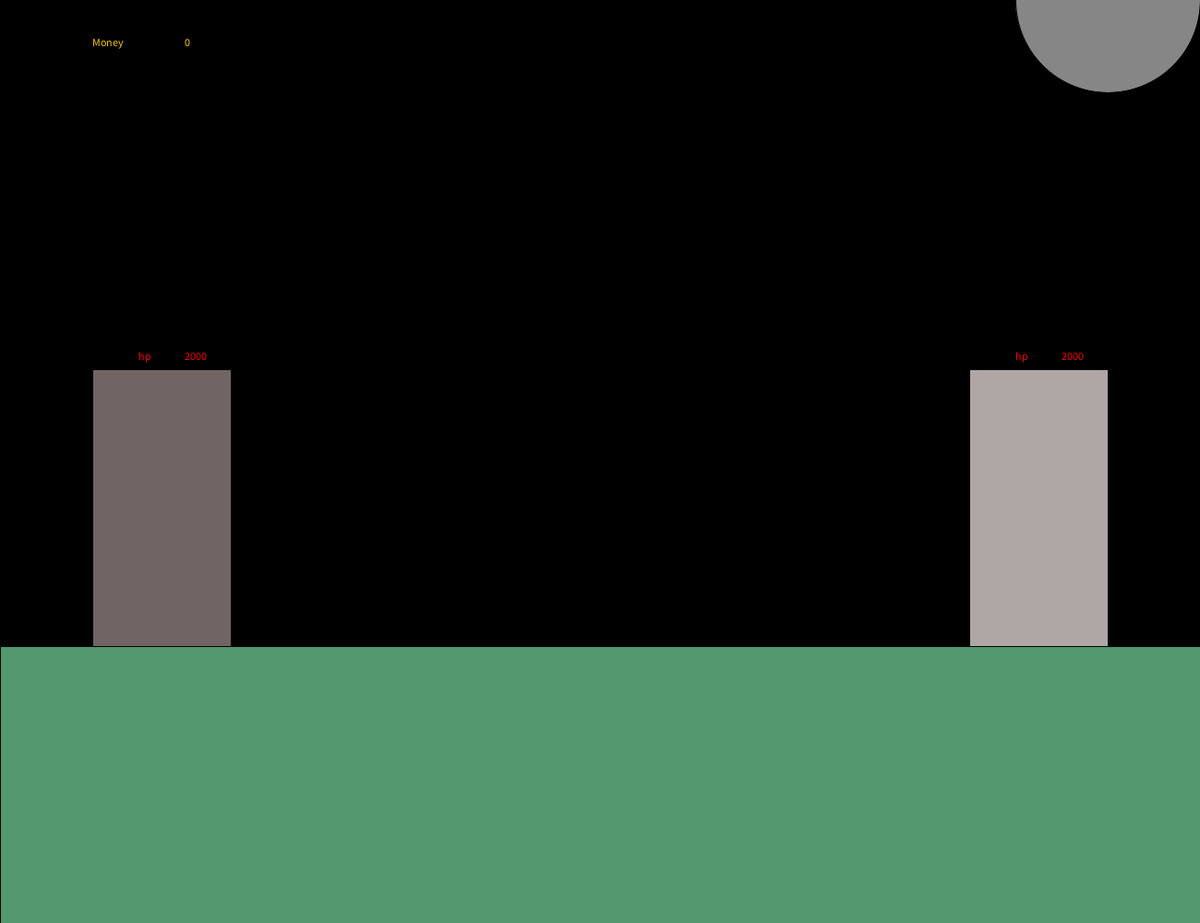
Frame 1 (no input)
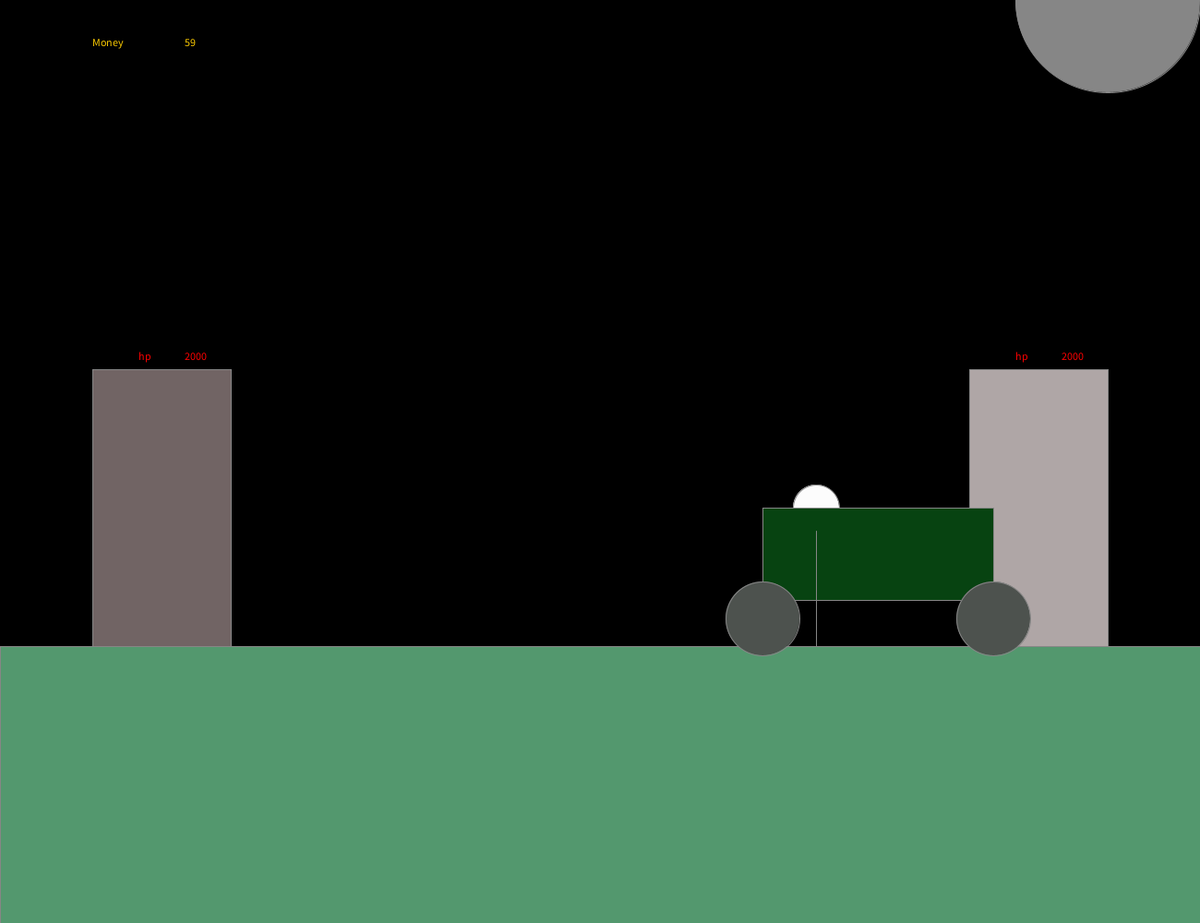
Frame 60 (the mouse pressed at the canvas centre just before this capture)
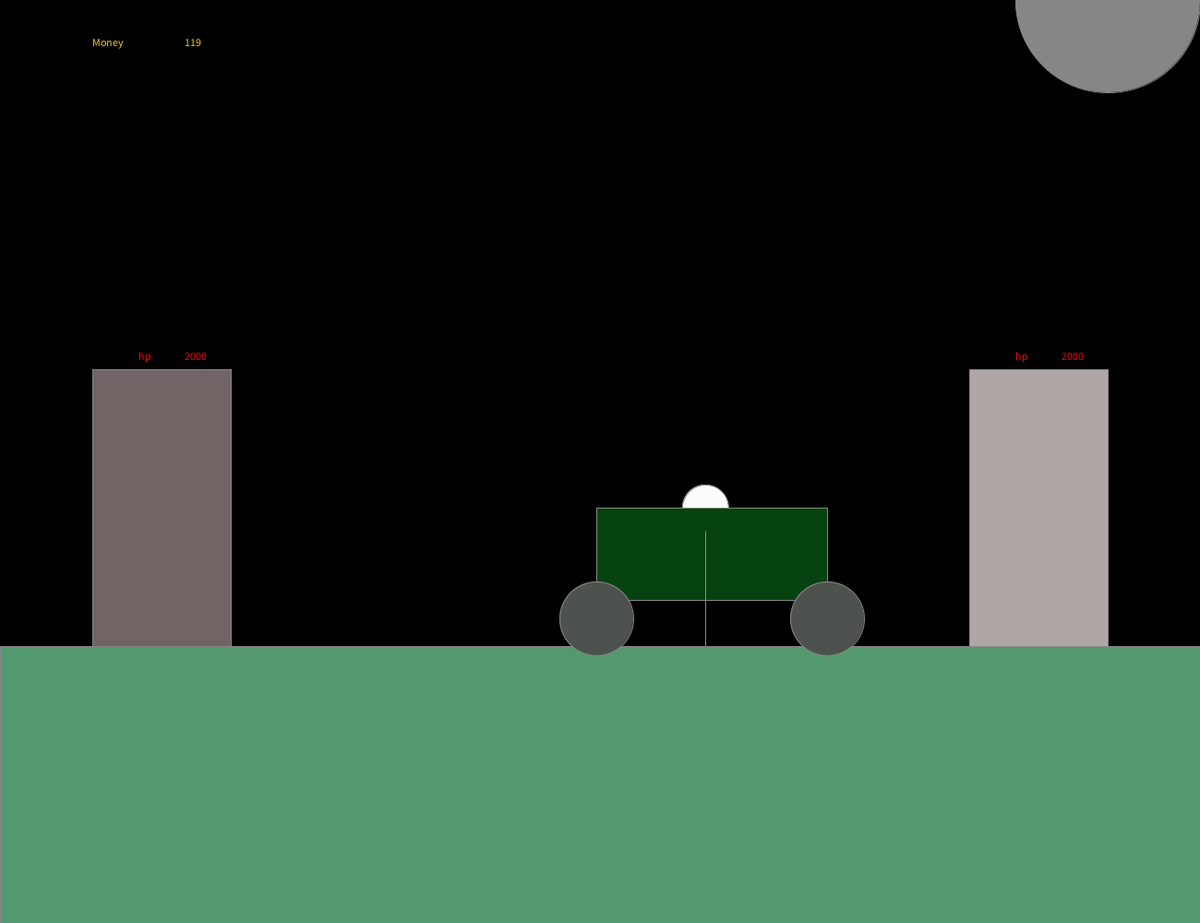
Frame 120 (the mouse held since frame 60 and released just before this capture)

The Processing sketch that drew these frames (run headless with seeded random() and noise(); from frame 60 on, the mouse is pressed at the canvas centre):

// Processing sketch: Noah_own_game
// ── Noah_own_game.pde
int tank=100000;
int soldiers=100000;
int hptower=2000;
int money=0;
int comptank=-100000;
int hptower1=2000;
int compsoldier=-100000;


void setup ()
{
  size (1300,1000);
}

void draw ()
{
  background (0,0,0);
  fill (#53986E);
  rect (0,700,1300,400);
  fill (#716464);
  rect (100,400,150,300);
  fill (#AFA6A6);
  rect (1050,400,150,300);
  fill (#868686);
  ellipse (1200,0,200,200);
  stroke(#868686);
  fill (#074311);
  rect (tank,550,250,100);
  fill (#4D524E);
  ellipse (tank,670,80,80);
  ellipse (tank+250,670,80,80);
  fill (#FCFCFC);
  ellipse (soldiers+300,550,50,50);
  fill  (#FCFCFC);
  ellipse (compsoldier,550,50,50);
  

  fill (#074311);
  rect (comptank,550,250,100);
  fill(#4D524E);
  ellipse (comptank,670,80,80);
  ellipse (comptank+250,670,80,80);
  
  
  line (soldiers+300,700,soldiers+300,575);
  line (compsoldier,700,compsoldier,575);
  
  fill (#FC0000);
  
  text ("hp",1100,390);
  text (hptower,1150,390);
  text ("hp" ,150,390);
  text (hptower1,200,390);
  
  
  tank = tank +3;
  soldiers= soldiers +2;
  comptank = comptank -3;
  compsoldier=compsoldier-2;
  
  
  
  if (tank>1100 && tank < 2000)
  {
    tank=100000;
    hptower=hptower - 250;
  }
  
  if (soldiers>1100 && soldiers < 2000)
  {
    soldiers=100000;
    hptower=hptower -100;
  }
  
  if (comptank<50 && comptank > 0)
  {
    comptank=-4500;
    hptower1=hptower1 - 250;
  }
  
  if (compsoldier<50 && compsoldier >0)
  {
    compsoldier=-4300;
    hptower1=hptower1-100;
  }
  
  fill (#38F500);
  if (hptower<1)
  {
    
    text ("YOU WIN", 650,500);
    stop ();
  }
  
  fill (#F50000);
  
  if (hptower1<1)
  {
    text ("YOU LOSE", 650,500);
    stop ();
  }
  
  if (compsoldier < -5000 )
  {
    compsoldier = 1000;
  }
  
  if (comptank < -5000)
  {
    comptank=1000;
  }
  
  
  
  fill (#FCCB00);
  text ("Money", 100,50);
  text (money, 200,50);
  
  money=money+1;
  
}


void keyPressed()
{
  if(key=='a' && money>200 && tank>1300        )
  {
    money=money-200;
   tank=0;

  }
   
   if(key=='s' && money>100 && soldiers>1300) 
   
   {
     money=money-100;
     soldiers=0;
   }
     
     
   
   
}
